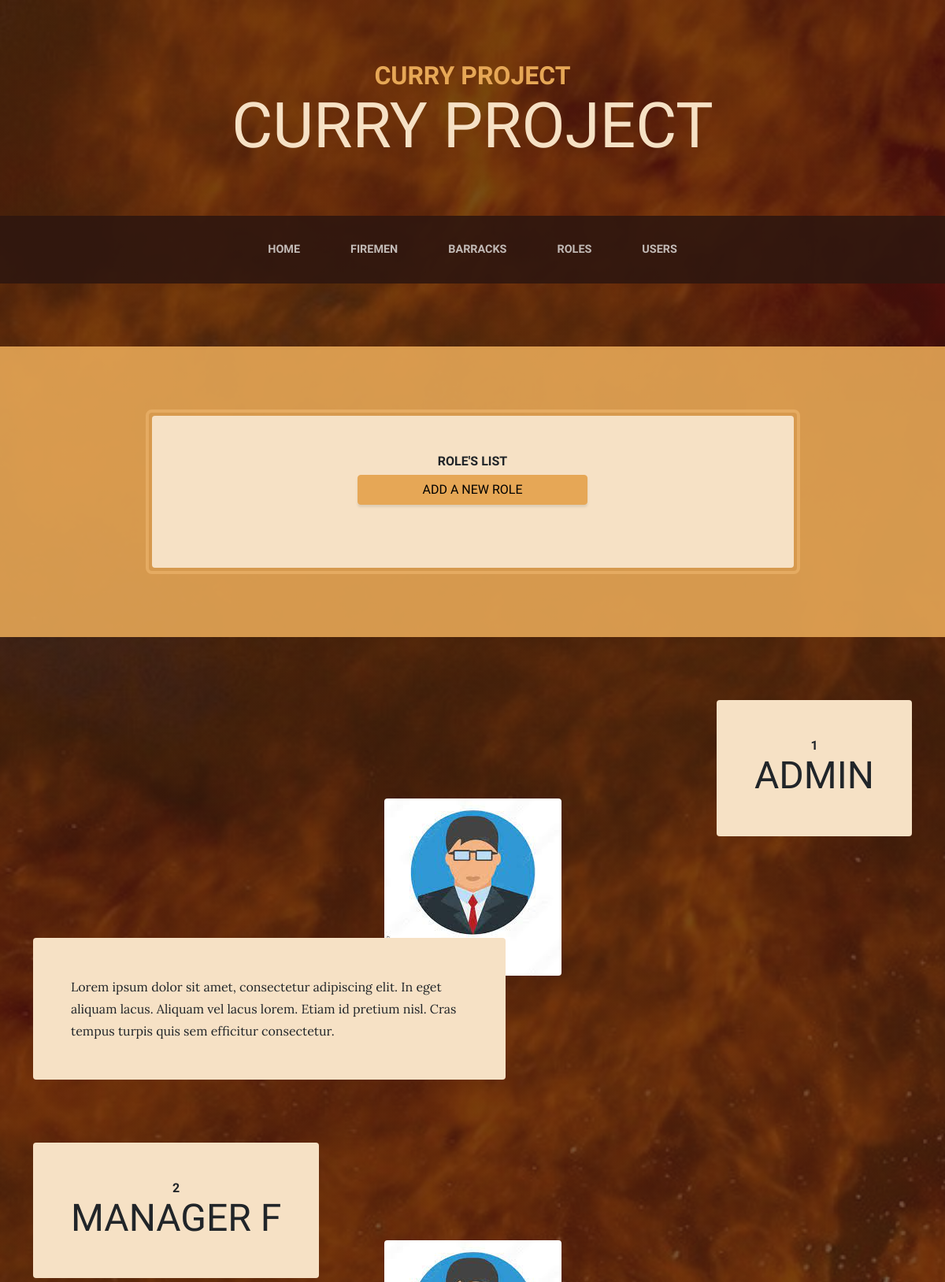
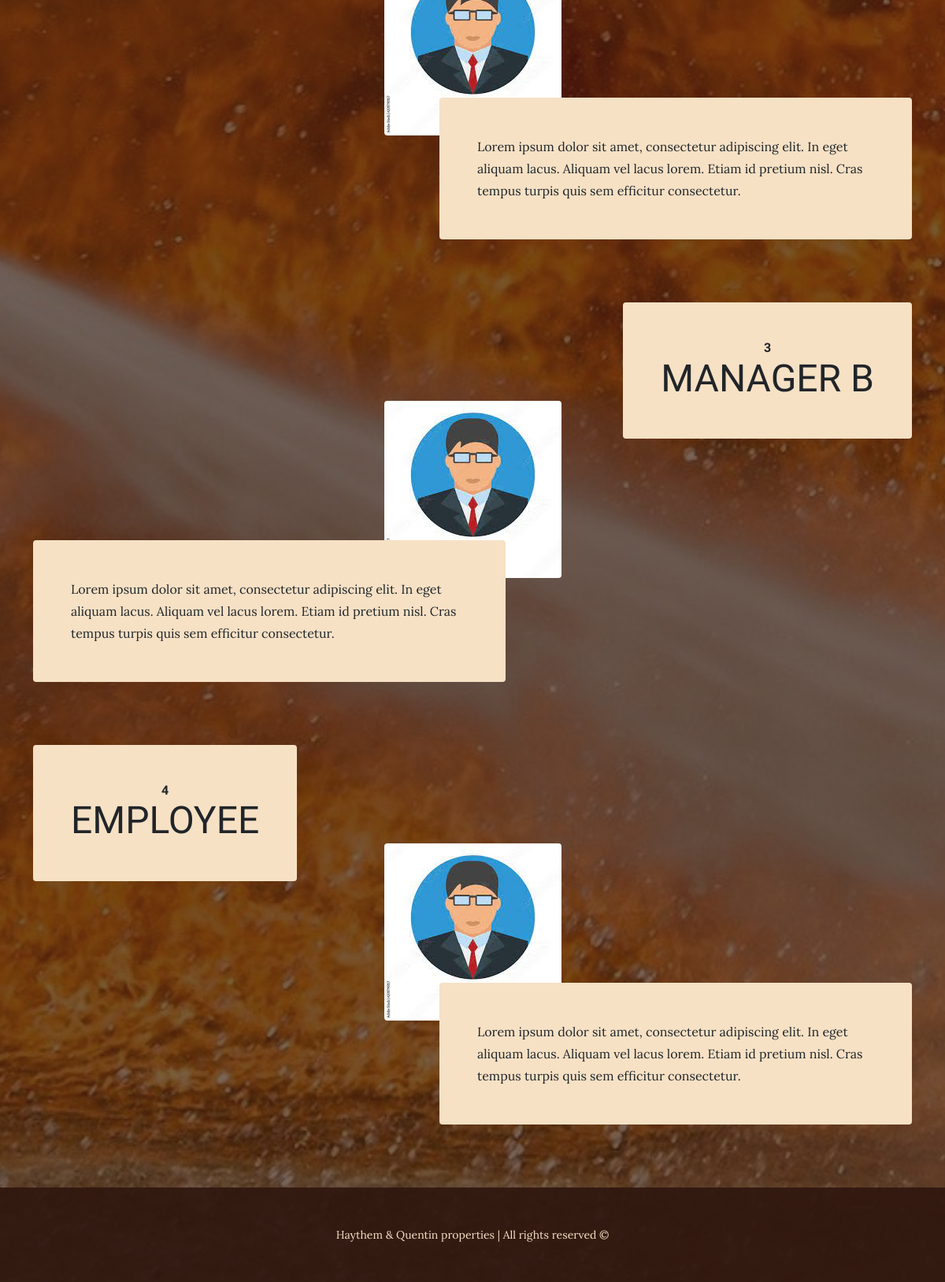
The page /role/display on the database its author committed (2 pictures, top to bottom).
### tables this page shows
CREATE TABLE `role` (
  `id` int(11) NOT NULL AUTO_INCREMENT,
  `name` varchar(255) DEFAULT NULL,
  `permissions` int(11) DEFAULT NULL,
  PRIMARY KEY (`id`)
);

### app/utils/Renderer.php (called while the page is built, shortened)
<?php
class Renderer
{
    public static function render($file, array $data = null) : string
    {
        $path = __DIR__ . DIRECTORY_SEPARATOR . "../views" . DIRECTORY_SEPARATOR . $file ;
        include $path;
        $content = ob_get_contents();
        return $content;
    }
}
?>

### autoloader.php (called while the page is built, shortened)
<?php
    class InitContext {
        public static $USECLASSEXTENSION = 0;
        public static $NOUSECLASSEXTENSION = 1;
        private $directoriesList = array(
            "./",
            "classes/",
            "vendor/",
        );
        private $classNameType;
        function __construct($type=1) {
            $this->classNameType = $type;
        }
        function autoloader($class): bool {
            foreach ($this->directoriesList as $path) {
                if ($this->classNameType == self::$USECLASSEXTENSION) {
                    $filename = __DIR__ . "/" . $path . str_replace('\\', '/', $class) . ".class.php";
                } elseif ($this->classNameType == self::$NOUSECLASSEXTENSION) {
                    $filename = __DIR__ . "/" . $path . str_replace('\\', '/', $class) . ".php";
                }
                if (file_exists($filename) && is_readable($filename)) {
                    if (class_exists($class)) {
                        return TRUE;
                    }
                }
            }
            return false;
        }
    }
?>

### app/utils/SingletonConfigReader.php (called while the page is built, shortened)
<?php
    class SingletonConfigReader {
        private $settings = [];
        private static $instance;
        private function __construct () {
            $this->settings = parse_ini_file("../config.ini");
        }
        public static function getInstance() {
            if (is_null(self::$instance)) {
                self::$instance = new SingletonConfigReader();
            }
            return self::$instance;
        }
        public function getValue($key) {
            return $this->settings[$key];
        }
    }
?>

### app/utils/SingletonDBMaria.php (called while the page is built, shortened)
<?php
    class SingletonDBMaria {
        public $cnx;
        private static $instance;
        private function __construct() {
            $this->cnx = new \PDO(SingletonConfigReader::getInstance()->getValue('dsn'), SingletonConfigReader::getInstance()->getValue('user'), SingletonConfigReader::getInstance()->getValue('password'));
            $this->cnx->setAttribute(\PDO::ATTR_ERRMODE, \PDO::ERRMODE_EXCEPTION);
        }
        public static function getInstance() : SingletonDBMaria {
            if (is_null(self::$instance)) {
                self::$instance = new SingletonDBMaria();
            }
            return self::$instance;
        }
        public function getConnection() {
            return $this->cnx;
        }
    }
?>

### app/models/DAORole.php (called while the page is built, shortened)
<?php
class DAORole
{
    private $connexion;
    public function __construct($connexion)
    {
        $this->connexion = $connexion;
    }
    public function findAll() : Array {
        $requestSQL = "SELECT * FROM role";
        $preparedStatement = $this->connexion->prepare($requestSQL);
        $preparedStatement->execute();
        $role = array();
        while ($data = $preparedStatement->fetch(\PDO::FETCH_OBJ)) {
            $temp = new Role($data->id, $data->name, $data->permissions);
            array_push($role, $temp);
        }
        return $role;
}
}

### app/models/Role.php (called while the page is built, shortened)
<?php
    class Role  {
        private int $id;
        private string $name;
        public function __construct($id, $name, $permissions) {
            $this->id = $id;
            $this->name = $name;
        }
            public function getId() { return $this->id; }
            public function getName() { return $this->name; }
    }
?>

### app/views/roleList.php (the view, shortened to what this page needs)
<!DOCTYPE html>
<html lang="en">
    <head>
        <link rel="stylesheet" href="https://unicons.iconscout.com/release/v4.0.0/css/line.css">
        <link href="/css/barrackStyle.css" rel="stylesheet" />
    </head>
    <body>
        <header>
            <h1 class="site-heading text-center text-faded d-none d-lg-block">
                <span class="site-heading-upper text-primary mb-3">CURRY PROJECT</span>
                <span class="site-heading-lower">Curry Project</span>
            </h1>
        </header>
        <nav class="navbar navbar-expand-lg navbar-dark py-lg-4" id="mainNav">
            <div class="container">
                <div class="collapse navbar-collapse" id="navbarSupportedContent">
                    <ul class="navbar-nav mx-auto">
                        <li class="nav-item px-lg-4"><a class="nav-link text-uppercase" href="../">Home</a></li>
                        <li class="nav-item px-lg-4"><a class="nav-link text-uppercase" href="../fireman/display">Firemen</a></li>
                        <li class="nav-item px-lg-4"><a class="nav-link text-uppercase" href="../barrack/display">Barracks</a></li>
                        <li class="nav-item px-lg-4"><a class="nav-link text-uppercase" href="">Roles</a></li>
                        <li class="nav-item px-lg-4"><a class="nav-link text-uppercase" href="../user/display">Users</a></li>
                    </ul>
                </div>
            </div>
        </nav>
        <section class="page-section cta">
            <div class="container">
                <div class="row">
                    <div class="col-xl-9 mx-auto">
                        <div class="cta-inner bg-faded text-center rounded">
                            <h2 class="section-heading mb-4">
                                <span class="section-heading-upper">Role's List</span>
                                <span class="section-heading-lower p-sm-2">
                                    <div class="d-grid gap-2 col-5 mx-auto">
                                    <a class="btn btn-primary" href="create">ADD A NEW ROLE</a>
                                    </div>
                                </span>
                            </h2>
                        </div>
                    </div>
                </div>
            </div>
        </section>
        <section class="page-section">
            <div class="container">
                <div class="product-item">
                    <div class="product-item-title d-flex">
                        <div class="bg-faded p-5 d-flex ms-auto rounded">
                            <h2 class="section-heading mb-0">
                                <span class="section-heading-upper text-center"><?= $roleList[0]->getId(); ?></span>
                                <span class="section-heading-lower"><?= $roleList[0]->getName(); ?></span>
                            </h2>
                        </div>
                    </div>
                    <img class="product-item-img mx-auto d-flex rounded img-fluid mb-3 mb-lg-0" src="/img/manag.jpg" alt="..." />
                    <div class="product-item-description d-flex me-auto">
                        <div class="bg-faded p-5 rounded"><p class="mb-0">Lorem ipsum dolor sit amet, consectetur adipiscing elit. In eget aliquam lacus. Aliquam vel lacus lorem. Etiam id pretium nisl. Cras tempus turpis quis sem efficitur consectetur.</p></div>
                    </div>
                </div>
            </div>
        </section>
        <section class="page-section">
            <div class="container">
                <div class="product-item">
                    <div class="product-item-title d-flex">
                        <div class="bg-faded p-5 d-flex me-auto rounded">
                            <h2 class="section-heading mb-0">
                                <span class="section-heading-upper text-center"><?= $roleList[1]->getId(); ?></span>
                                <span class="section-heading-lower"><?= $roleList[1]->getName(); ?></span>
                            </h2>
                        </div>
                    </div>
                    <img class="product-item-img mx-auto d-flex rounded img-fluid mb-3 mb-lg-0" src="/img/manag.jpg" alt="..." />
                    <div class="product-item-description d-flex ms-auto">
                        <div class="bg-faded p-5 rounded"><p class="mb-0">Lorem ipsum dolor sit amet, consectetur adipiscing elit. In eget aliquam lacus. Aliquam vel lacus lorem. Etiam id pretium nisl. Cras tempus turpis quis sem efficitur consectetur.</p></div>
                    </div>
                </div>
            </div>
        </section>
        <section class="page-section">
            <div class="container">
                <div class="product-item">
                    <div class="product-item-title d-flex">
                        <div class="bg-faded p-5 d-flex ms-auto rounded">
                            <h2 class="section-heading mb-0">
                                <span class="section-heading-upper text-center"><?= $roleList[2]->getId(); ?></span>
                                <span class="section-heading-lower"><?= $roleList[2]->getName(); ?></span>
                            </h2>
                        </div>
                    </div>
                    <img class="product-item-img mx-auto d-flex rounded img-fluid mb-3 mb-lg-0" src="/img/manag.jpg" alt="..." />
                    <div class="product-item-description d-flex me-auto">
                        <div class="bg-faded p-5 rounded"><p class="mb-0">Lorem ipsum dolor sit amet, consectetur adipiscing elit. In eget aliquam lacus. Aliquam vel lacus lorem. Etiam id pretium nisl. Cras tempus turpis quis sem efficitur consectetur.</p></div>
                    </div>
                </div>
            </div>
        </section>
        <section class="page-section">
            <div class="container">
                <div class="product-item">
                    <div class="product-item-title d-flex">
                        <div class="bg-faded p-5 d-flex me-auto rounded">
                            <h2 class="section-heading mb-0">
                                <span class="section-heading-upper text-center"><?= $roleList[3]->getId(); ?></span>
                                <span class="section-heading-lower"><?= $roleList[3]->getName(); ?></span>
                            </h2>
                        </div>
                    </div>
                    <img class="product-item-img mx-auto d-flex rounded img-fluid mb-3 mb-lg-0" src="/img/manag.jpg" alt="..." />
                    <div class="product-item-description d-flex ms-auto">
                        <div class="bg-faded p-5 rounded"><p class="mb-0">Lorem ipsum dolor sit amet, consectetur adipiscing elit. In eget aliquam lacus. Aliquam vel lacus lorem. Etiam id pretium nisl. Cras tempus turpis quis sem efficitur consectetur.</p></div>
                    </div>
                </div>
            </div>
        </section>
        <footer class="footer text-faded text-center py-5">
            <div class="container"><p class="m-0 small">Haythem & Quentin properties | All rights reserved &copy;</p></div>
        </footer>
    </body>
</html>

### rows shown on the page
role: id "1", name "ADMIN"
role: id "2", name "MANAGER F"
role: id "3", name "MANAGER B"
role: id "4", name "EMPLOYEE"
